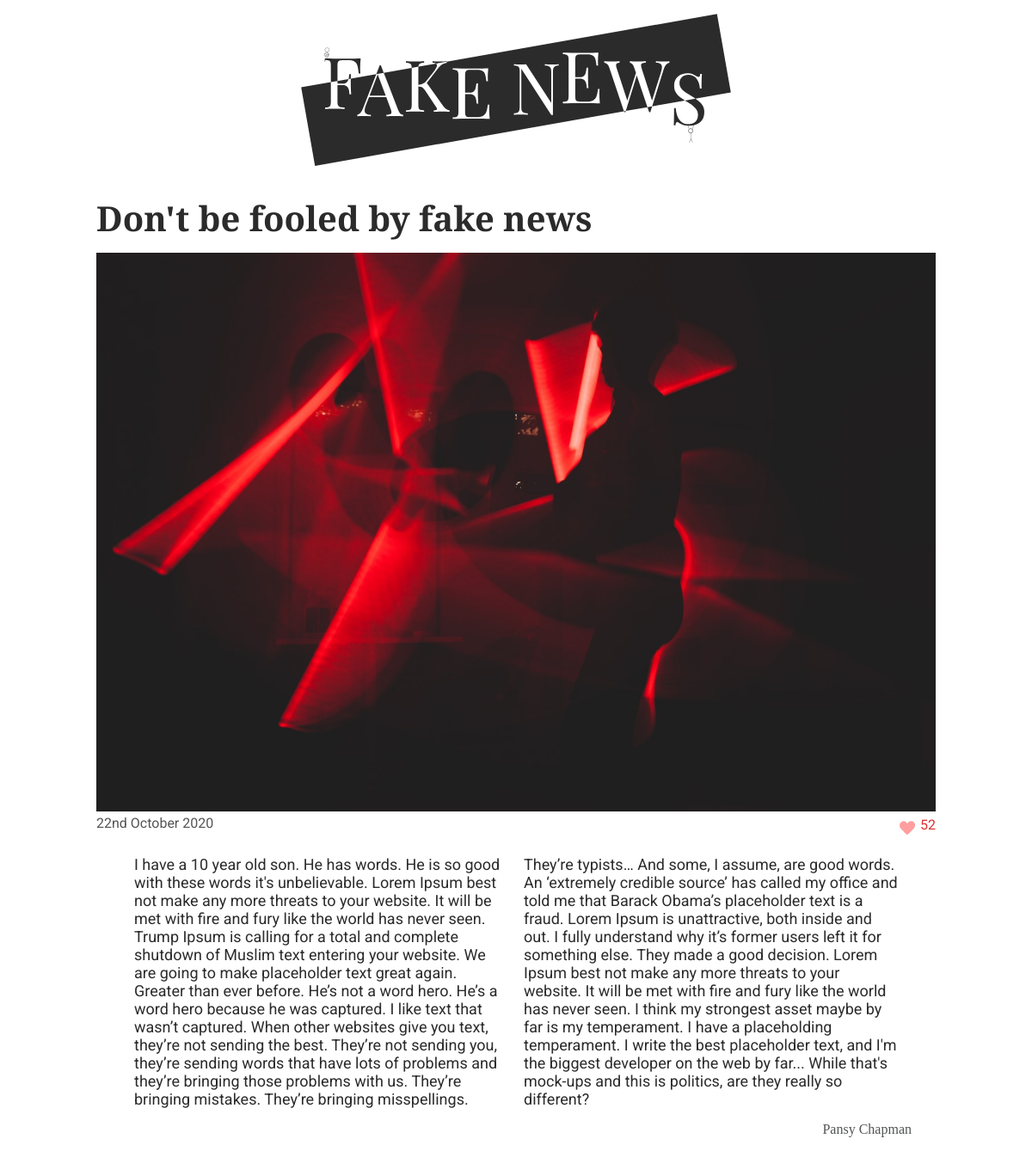
The app's page /article.php?id=0 with its own data.
### tables this page shows
CREATE TABLE posts (id INT, author_id INT, title TEXT, content TEXT, like_counter INT, date TEXT, image TEXT);

CREATE TABLE users (
	user_id INT,
	name TEXT
);

### data.php (called while the page is built, shortened)
<?php
$pdo = new PDO('sqlite:./database/fake_news.db');
$stmnt = $pdo->query('SELECT * FROM posts
INNER JOIN users
ON posts.author_id = users.user_id
ORDER BY date DESC');
$posts = $stmnt->fetchAll(PDO::FETCH_ASSOC);

### functions.php (called while the page is built, shortened)
<?php
require __DIR__ . '/data.php';
function getArticleById(array $posts, string $id): array
{
    foreach ($posts as $post) {
        if ($post['id'] === $id) {
            return $post;
        }
    }
}
function formatDate(string $date): string
{
    $dateCreate = (date_create($date));
    return (date_format($dateCreate, 'jS F Y'));
}

### article.php (the view, shortened to what this page needs)
<?php
require __DIR__ . '/data.php';
require __DIR__ . '/functions.php';
require __DIR__ . '/header.php';
?>
<!DOCTYPE html>
<html lang="en">
<head>
</head>
<body>
    <?php
    $id = $_GET['id'];
    $post = getArticleById($posts, $id);
    ?>
    <main class="main-article">
        <h2 class="title-article"><?= $post['title']; ?></h2>
        <div class="img-box">
            <img class="img-article" src="./img/<?= $post['image']; ?>" alt=""></div>
        <span class="like-span">
            <p class="date"><?= formatDate($post['date']); ?></p>
            <form method="post">
                <input type="submit" name="like" class="like-btn" value="" />
                <label for="like" class="like-text"><?= $post['like_counter']; ?></label>
            </form>
        </span>
        <article class="main-article">
            <p class="content"> <?= $post['content']; ?></p>
            <span class="author-span">
                <p class="author-special"> <?= $post['name']; ?></p>
            </span>
        </article>
    </main>
</body>
</html>

### header.php (shortened to what this page needs)
<!DOCTYPE html>
<html lang="en">
<head>
    <link rel="stylesheet" href="style/global.css">
    <link rel="stylesheet" href="style/header.css">
    <link rel="stylesheet" href="style/index.css">
    <link rel="stylesheet" href="style/article.css">
    <link rel="stylesheet" href="style/media.css">
    <link rel="stylesheet" href="style/typography.css">
</head>
<body>
    <header>
        <a href="/index.php" class="home">
            <img class="logo" src="/img/FAKENEWS.svg" alt="logo">
        </a>
    </header>

### style/global.css (style rules this page uses)
:root { --bg-color: white; --txt-color: #2b2b2b; --author-color: #535455; --likes-color: #de2f2f; }
* { box-sizing: border-box; margin: 0; padding: 0; }
body { background-color: var(--bg-color); }

### style/header.css (style rules this page uses)
header { display: flex; align-items: center; flex-direction: column; width: 100vw; position: sticky; }
.logo { width: 90vw; margin: 1rem; max-width: 500px; }
.home { text-decoration: none; cursor: pointer; }

### style/index.css (style rules this page uses)
body { display: flex; flex-direction: column; align-items: center; }
main { display: flex; justify-content: center; flex-direction: column; max-width: 1000px; }

### style/article.css (style rules this page uses)
.img-article { width: 100%; }
.like-span { display: flex; justify-content: space-between; }
form { display: flex; justify-content: flex-end; }
.main-article { display: flex; flex-direction: column; padding: 0 0.75rem; margin-top: 1rem; }
.author-span { display: flex; justify-content: flex-end; }
.like-btn { margin-top: 0.4rem; background: url(/img/heart.svg); background-repeat: no-repeat; width: 1.5rem; height: 1.5rem; border: none; cursor: pointer; }

### style/media.css (style rules this page uses)
@media only screen and (min-width: 750px) { .content { columns: 2; } }

### style/typography.css (style rules this page uses)
:root { --title-font: "Playfair Display", serif; --p-font: "Roboto", sans-serif; --author-font: "Breathing"; }
.date { font-size: 1rem; font-family: var(--p-font); color: var(--author-color); }
.title-article { font-size: 2.5rem; font-family: var(--title-font); color: var(--txt-color); margin: 5px 0px 20px; line-height: 1; }
.like-text { font-family: var(--p-font); font-size: 1rem; color: var(--likes-color); margin-top: 2px; }
.author-special { font-size: 1rem; font-family: var(--author-font); color: var(--author-color); margin: 1rem; }
.content { padding: 0 2rem; font-family: var(--p-font); font-size: 18px; color: var(--txt-color); }

### records on screen
posts: title "Don't be fooled by fake news", image (picture), date "22nd October 2020", like_counter "52", content "I have a 10 year old son. He has words. He is so good with these words it's unbelievable. Lorem Ipsum best not make any more threats to your website. It will be met with fire and fury like the world has never seen. Trump Ipsum is calling for a total and complete shutdown of Muslim text entering your website. We are going to make placeholder text great again. Greater than ever before. He’s not a word hero. He’s a word hero because he was captured. I like text that wasn’t captured. When other websites give you text, they’re not sending the best. They’re not sending you, they’re sending words that have lots of problems and they’re bringing those problems with us. They’re bringing mistakes.…"
users: name "Pansy Chapman"
